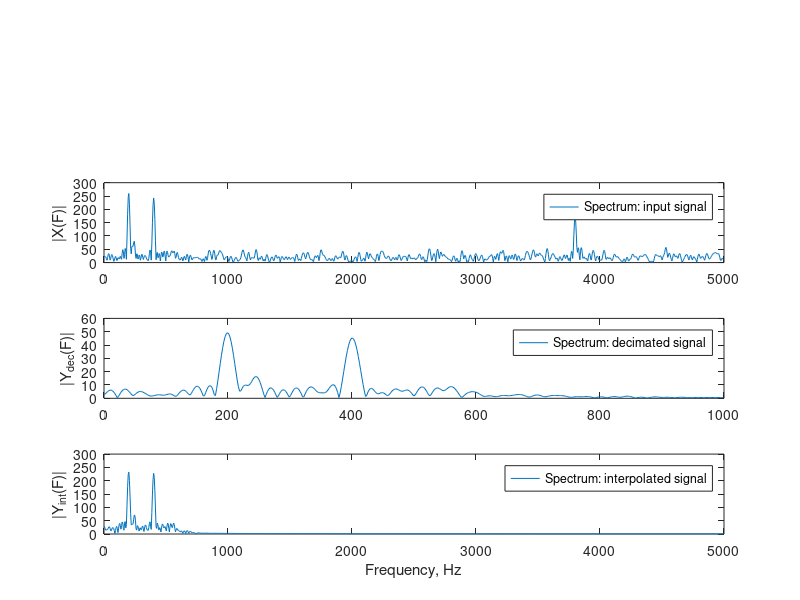

Source code (MATLAB):
% decimator interpolator

% STEP 1
% Lowpass FIR filter design
h = firpm(59,[0,2*400/10000,1000/5000,1],[1,1,0,0]); % Computation of filter coefficients
[H,F1] = freqz(h,1,1024,10000); % Computation of filter frequency response

figure (1)


% STEP 2
% Generating the input signal
n = 0:510; % Time index
x = cos(2*pi*200*n/10000)+cos(2*pi*400*n/10000)+0.7*cos(2*pi*3800*n/10000)+randn(size(n));
[X,F1] = freqz(x,1,1024 ,10000); % Computing the signal spectrum

subplot(4,1,2)
plot(F1,abs(X))
legend('Spectrum: input signal')
ylabel('|X(F)|')
axis([0,5000,0,300])

% STEP 3
% Polyphase decomposition
E = reshape(h,5,length(h)/5);

% STEP 4
% Polyphase downsampling and filtering
x0 = x(1:5:length(x)); 
x1 = [0,x(5:5:length(x))]; 
x2 = [0,x(4:5:length(x))];
x3 = [0,x(3:5:length(x))]; 
x4 = [0,x(2:5:length(x))];

y0 = filter(E(1,:),1,x0); 
y1 = filter(E(2,:),1,x1); 
y2 = filter(E(3,:),1,x2); 
y3 = filter(E(4,:),1,x3);
y4 = filter(E(5,:),1,x4);

ydec = y0+y1+y2+y3+y4; % Decimated signal
[Ydec,F2] = freqz(ydec,1,512 ,2000);

subplot(4,1,3), plot(F2,abs(Ydec)), legend('Spectrum: decimated signal'), ylabel('|Y_d_e_c(F)|'),
axis([0,1000,0,60])

% STEP 5
x = ydec; % Input to the interpolator
% Poliphase filtering and up-sampling
u0 = 5*filter(E(1,:),1,x); u1 = 5*filter(E(2,:),1,x); u2 = 5*filter(E(3,:),1,x);
u3 = 5*filter(E(4,:),1,x); u4 = 5*filter(E(5,:),1,x);
U = [u0;u1;u2;u3;u4];
yint = U(:); % interpolated signal
[Yint,F3] = freqz(yint,1,1024 ,10000);

subplot(4,1,4), plot(F3,abs(Yint)); legend('Spectrum: interpolated signal'), xlabel('Frequency, Hz'),
ylabel('|Y_i_n_t(F)|')
axis([0,5000,0,300])

